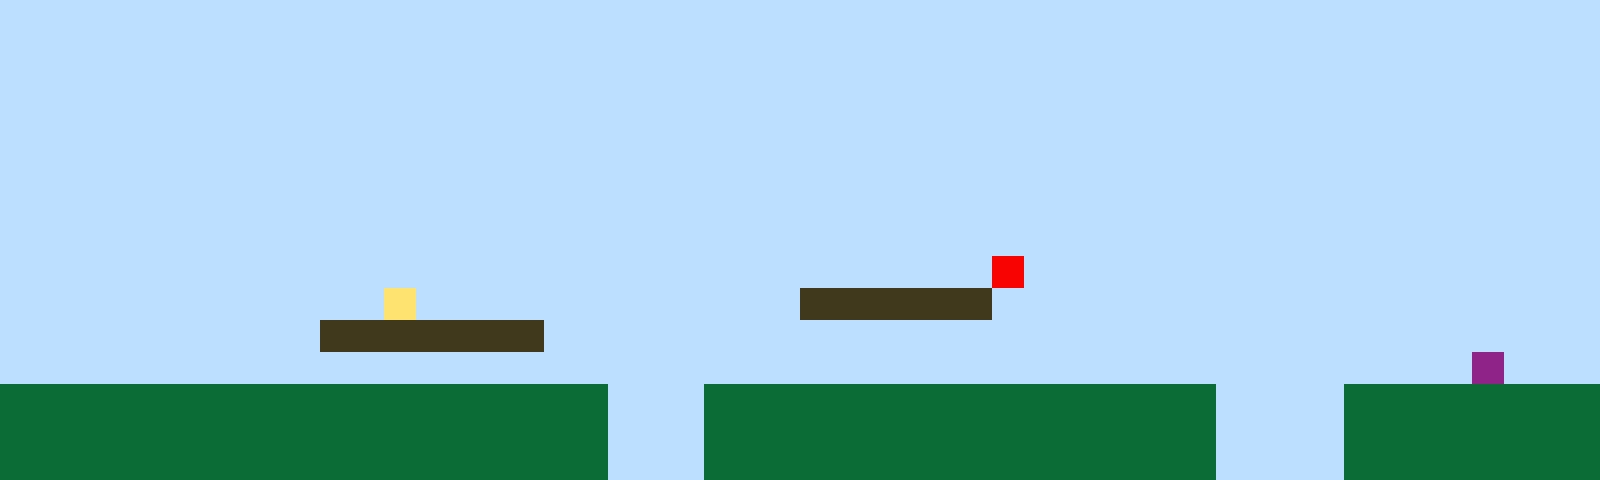

Rendered tile map (Tiled .tmx) drawn with the repository's tilesets; below, a short description and the full map source, tile grids included:
An orthogonal 50x15 tile map with 32x32 px tiles, 1 tile layer (Tile Layer 1).

<map version="1.10" tiledversion="1.11.2" orientation="orthogonal" renderorder="right-up" width="50" height="15" tilewidth="32" tileheight="32" infinite="0" nextlayerid="2" nextobjectid="1"><editorsettings><export target="map1.csv" format="csv" /></editorsettings><tileset firstgid="1" name="sprites" tilewidth="32" tileheight="32" tilecount="6" columns="3"><image source="sprites.png" width="96" height="64" /></tileset><layer id="1" name="Tile Layer 1" width="50" height="15"><data encoding="csv">1,1,1,1,1,1,1,1,1,1,1,1,1,1,1,1,1,1,1,1,1,1,1,1,1,1,1,1,1,1,1,1,1,1,1,1,1,1,1,1,1,1,1,1,1,1,1,1,1,1,1,1,1,1,1,1,1,1,1,1,1,1,1,1,1,1,1,1,1,1,1,1,1,1,1,1,1,1,1,1,1,1,1,1,1,1,1,1,1,1,1,1,1,1,1,1,1,1,1,1,1,1,1,1,1,1,1,1,1,1,1,1,1,1,1,1,1,1,1,1,1,1,1,1,1,1,1,1,1,1,1,1,1,1,1,1,1,1,1,1,1,1,1,1,1,1,1,1,1,1,1,1,1,1,1,1,1,1,1,1,1,1,1,1,1,1,1,1,1,1,1,1,1,1,1,1,1,1,1,1,1,1,1,1,1,1,1,1,1,1,1,1,1,1,1,1,1,1,1,1,1,1,1,1,1,1,1,1,1,1,1,1,1,1,1,1,1,1,1,1,1,1,1,1,1,1,1,1,1,1,1,1,1,1,1,1,1,1,1,1,1,1,1,1,1,1,1,1,1,1,1,1,1,1,1,1,1,1,1,1,1,1,1,1,1,1,1,1,1,1,1,1,1,1,1,1,1,1,1,1,1,1,1,1,1,1,1,1,1,1,1,1,1,1,1,1,1,1,1,1,1,1,1,1,1,1,1,1,1,1,1,1,1,1,1,1,1,1,1,1,1,1,1,1,1,1,1,1,1,1,1,1,1,1,1,1,1,1,1,1,1,1,1,1,1,1,1,1,1,1,1,1,1,1,1,1,1,1,1,1,1,1,1,1,1,1,1,1,1,1,1,1,1,1,1,1,1,1,1,1,1,1,1,1,1,1,1,1,1,1,1,1,1,1,1,1,1,1,1,1,1,1,1,1,1,1,1,1,1,1,1,1,1,1,1,1,1,1,1,1,1,1,1,1,1,1,1,1,1,1,1,5,1,1,1,1,1,1,1,1,1,1,1,1,1,1,1,1,1,1,1,1,1,1,1,1,1,1,1,1,1,1,4,1,1,1,1,1,1,1,1,1,1,1,1,3,3,3,3,3,3,1,1,1,1,1,1,1,1,1,1,1,1,1,1,1,1,1,1,1,1,1,1,1,1,1,1,1,1,1,3,3,3,3,3,3,3,1,1,1,1,1,1,1,1,1,1,1,1,1,1,1,1,1,1,1,1,1,1,1,1,1,1,1,1,1,1,1,1,1,1,1,1,1,1,1,1,1,1,1,1,1,1,1,1,1,1,1,1,1,1,1,1,1,1,1,1,1,1,1,1,1,1,1,1,1,1,1,1,1,1,1,1,1,1,1,6,1,1,1,2,2,2,2,2,2,2,2,2,2,2,2,2,2,2,2,2,2,2,1,1,1,2,2,2,2,2,2,2,2,2,2,2,2,2,2,2,2,1,1,1,1,2,2,2,2,2,2,2,2,2,2,2,2,2,2,2,2,2,2,2,2,2,2,2,2,2,2,2,1,1,1,2,2,2,2,2,2,2,2,2,2,2,2,2,2,2,2,1,1,1,1,2,2,2,2,2,2,2,2,2,2,2,2,2,2,2,2,2,2,2,2,2,2,2,2,2,2,2,1,1,1,2,2,2,2,2,2,2,2,2,2,2,2,2,2,2,2,1,1,1,1,2,2,2,2,2,2,2,2</data></layer></map>
